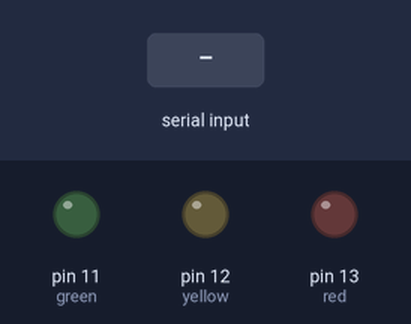
Bench run of a sketch on a simulated Arduino Uno, built with avr-gcc and run on an emulated ATmega328P. Shown: output pins drawn as LEDs (lit = HIGH). The inputs (shaded band) are chosen by the test bench.

Above: at 1.2 s.
1.3 s: "90,45\n" received over Serial
At 2.0 s:
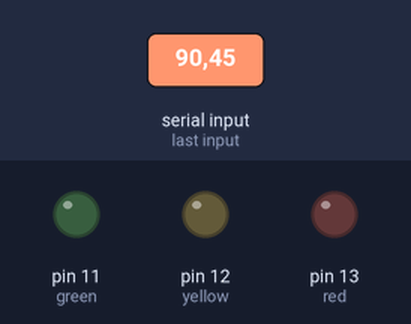
2.9 s: "90,45,200\n" received over Serial
At 3.14 s:
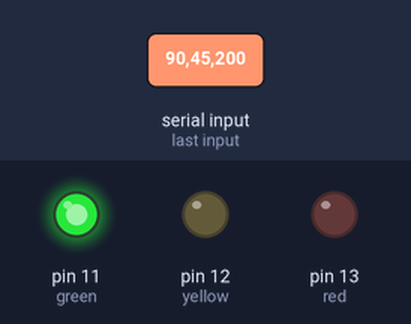
Timing chart, 0 to 5.9 s (numbered marks = the images above; inputs shaded):
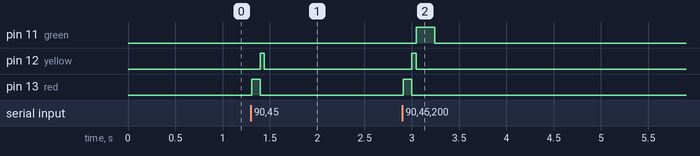

Measured:
- after the input at 1.3 s, pin 12 (yellow): LOW → HIGH after 0.10 s, → LOW 0.05 s later; pin 13 (red): LOW → HIGH at once, → LOW 0.09 s later
- after the input at 2.9 s, pin 11 (green): LOW → HIGH after 0.15 s, → LOW 0.20 s later; pin 12 (yellow): LOW → HIGH after 0.10 s, → LOW 0.05 s later; pin 13 (red): LOW → HIGH at once, → LOW 0.09 s later

The sketch:

arduino_traffic_controller.ino
```cpp
int red = 13;
int yellow = 12;
int green = 11;

void setup() {
  pinMode(red, OUTPUT);
  pinMode(yellow, OUTPUT);
  pinMode(green, OUTPUT);
  Serial.begin(9600);
  allOff();
}

void loop() {
  if (Serial.available() > 0) {
    String input = Serial.readStringUntil('\n');
    int redTime = 0, yellowTime = 0, greenTime = 0;

    // Parse timings: format "5000,2000,3000"
    sscanf(input.c_str(), "%d,%d,%d", &redTime, &yellowTime, &greenTime);

    // Update lights based on received durations
    allOff();
    digitalWrite(red, HIGH);
    delay(redTime);

    allOff();
    digitalWrite(yellow, HIGH);
    delay(yellowTime);

    allOff();
    digitalWrite(green, HIGH);
    delay(greenTime);

    allOff();
    delay(500);  // optional pause before next command
  }
}

void allOff() {
  digitalWrite(red, LOW);
  digitalWrite(yellow, LOW);
  digitalWrite(green, LOW);
}
```
